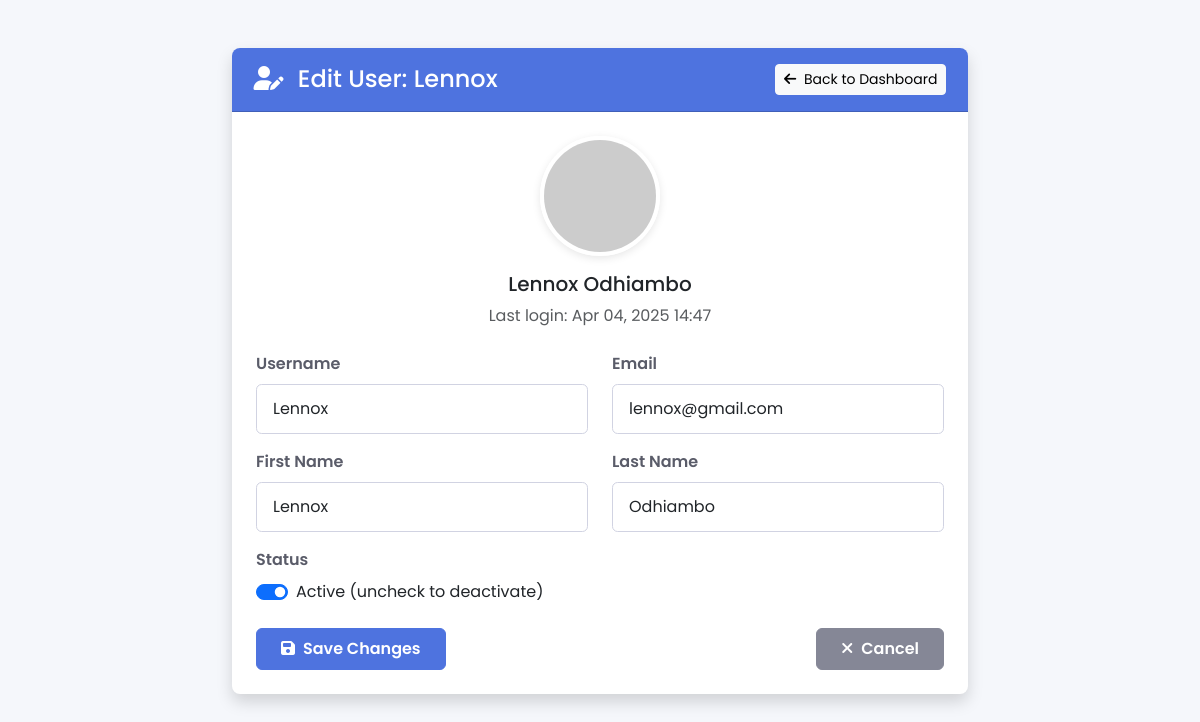
Before: /edit-user/4/ (signed in) with the older database file.
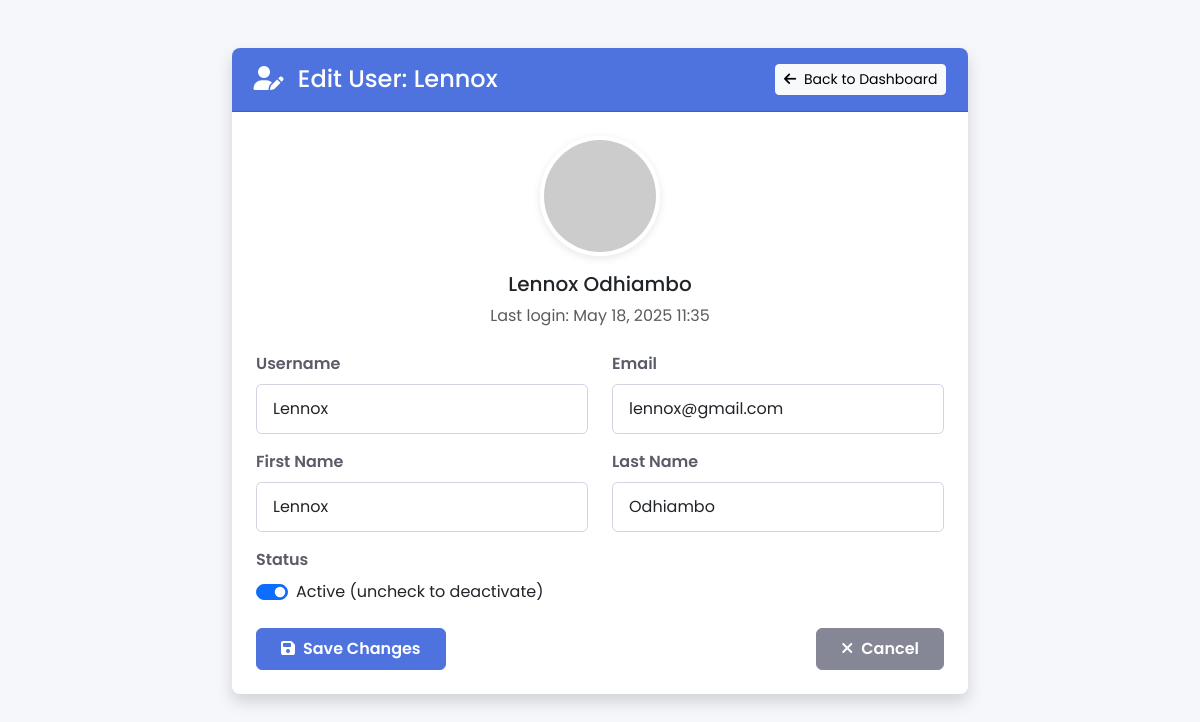
After: the same page with the newer database file.
### predictor/models.py (models this page shows, shortened)
class CustomUser(AbstractUser):
    role = models.CharField(
        max_length=10,
        choices=RoleChoices.choices,
        default=RoleChoices.PATIENT
    )

### predictor/views.py (the view)
# urls.py: path('edit-user/<int:user_id>/', edit_user, name='edit-user'),
@user_passes_test(is_staff_or_superuser, login_url='/admin/login/')
def edit_user(request, user_id):
    user = get_object_or_404(User, id=user_id)
    if request.method == 'POST':
        form = UserChangeForm(request.POST, instance=user)
        if form.is_valid():
            form.save()
            return redirect('predictor:admin-dashboard')
    else:
        form = UserChangeForm(instance=user)
    return render(request, 'edit_user.html', {'form': form, 'user': user})

### predictor/views.py (called while the page is built)
def is_staff_or_superuser(user):
    return user.is_staff or user.is_superuser

### predictor/templates/edit_user.html (shortened to what the changed rows need)
<!DOCTYPE html>
<html lang="en">
<head>
    <link href="https://cdn.jsdelivr.net/npm/bootstrap@5.3.0/dist/css/bootstrap.min.css" rel="stylesheet">
    <link rel="stylesheet" href="https://cdnjs.cloudflare.com/ajax/libs/font-awesome/6.4.0/css/all.min.css">
</head>
<body>
    <div class="container py-5">
        <div class="row justify-content-center">
            <div class="col-lg-8">
                <div class="card shadow">
                    <div class="card-header">
                        <div class="d-flex justify-content-between align-items-center">
                            <h4 class="m-0">
                                <i class="fas fa-user-edit me-2"></i>
                                Edit User: {{ user.username }}
                            </h4>
                            <a href="{% url 'predictor:admin-dashboard' %}" class="btn btn-sm btn-light">
                                <i class="fas fa-arrow-left me-1"></i> Back to Dashboard
                            </a>
                        </div>
                    </div>
                    <div class="card-body p-4">
                        <div class="text-center mb-4">
                            <img src="https://ui-avatars.com/api/?name={{ user.username }}&background=4e73df&color=fff&size=120"
                                 alt="User Avatar" class="user-avatar mb-3">
                            <h5>{{ user.get_full_name|default:user.username }}</h5>
                            <p class="text-muted mb-0">Last login: {{ user.last_login|date:"M d, Y H:i"|default:"Never" }}</p>
                        </div>
                        <form method="post" novalidate>
                            <div class="row mb-3">
                                <div class="col-md-6">
                                    <label for="id_username" class="form-label">Username</label>
                                    {{ form.username }}
                                </div>
                                <div class="col-md-6">
                                    <label for="id_email" class="form-label">Email</label>
                                    {{ form.email }}
                                </div>
                            </div>
                            <div class="row mb-3">
                                <div class="col-md-6">
                                    <label for="id_first_name" class="form-label">First Name</label>
                                    {{ form.first_name }}
                                </div>
                                <div class="col-md-6">
                                    <label for="id_last_name" class="form-label">Last Name</label>
                                    {{ form.last_name }}
                                </div>
                            </div>
                            <div class="mb-3">
                                <div class="form-check form-switch">
                                    {{ form.is_active }}
                                    <label class="form-check-label" for="id_is_active">
                                        {% if user.is_active %}
                                            Active (uncheck to deactivate)
                                        {% else %}
                                            Inactive (check to activate)
                                        {% endif %}
                                    </label>
                                </div>
                            </div>
                        </form>
                    </div>
                </div>
            </div>
        </div>
    </div>
</body>
</html>

Changed rows visible on the page:
changed CustomUser "Lennox": last_login "Apr 04, 2025 14:47" → "May 18, 2025 11:35"
